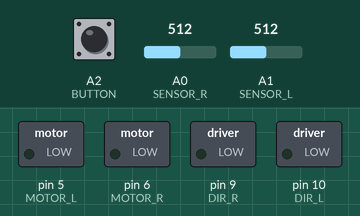
Simulated run of this sketch. Board: Arduino Uno, built with avr-gcc and run on an emulated ATmega328P. On the bench: switched loads named in the sketch (green lamp = pin HIGH). Dashed ring = blinking. The test bench sets the inputs (shaded band); at power-on: A2 (BUTTON) HIGH, A0 (SENSOR_R) = 512, A1 (SENSOR_L) = 512.

Above: at 1.2 s.
1.3 s: A2 (BUTTON) pulled LOW for 0.15 s
At 2.0 s:
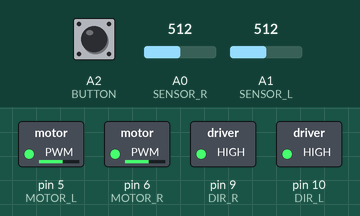
4.3 s: A0 (SENSOR_R) set to 485
At 5.4 s:
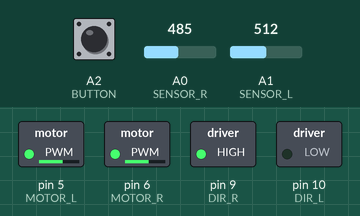
5.8 s: A2 (BUTTON) pulled LOW for 1 s
At 7.3 s:
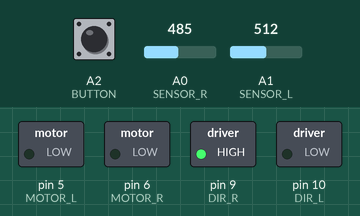
8.3 s: A2 (BUTTON) pulled LOW for 3.2 s
At 8.4 s:
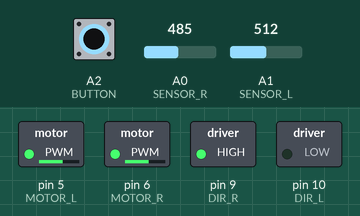
Timing chart, 0 to 12.8 s (numbered marks = the images above; inputs shaded):
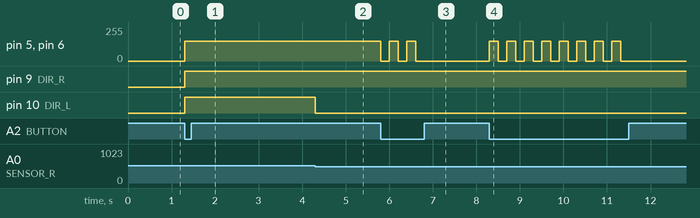

The sketch:

car.ino
```cpp
#define MOTOR_L 5
#define MOTOR_R 6
#define DIR_L 10
#define DIR_R 9
#define SENSOR_L A1
#define SENSOR_R A0
#define BUTTON A2

const int SPEED = 150;
const int BLACK = 500;
const int SEARCH_TIME = 300;

bool isRunning = false;
bool isSearching = false;
unsigned long searchStartTime = 0;

void setup() {
  pinMode(DIR_L, OUTPUT);
  pinMode(DIR_R, OUTPUT);
  pinMode(BUTTON, INPUT_PULLUP);
  stopMotors();
}

void loop() {
  checkButton();

  if(isRunning) {
    if(isSearching) {
      searchLine();
    } else {
      followLine();
    }
  } else {
    stopMotors();
  }
}

void checkButton() {
  static unsigned long lastPress = 0;
  if(millis() - lastPress > 200 && digitalRead(BUTTON) == LOW) {
    isRunning = !isRunning;
    isSearching = false;
    lastPress = millis();
  }
}

void followLine() {
  bool left = analogRead(SENSOR_L) < BLACK;
  bool right = analogRead(SENSOR_R) < BLACK;

  if(left && right) {
    moveForward();
  }
  else if(right) {
    turnRight();
  }
  else if(left) {
    turnLeft();
  }
  else {
    startSearch();
  }
}

void startSearch() {
  isSearching = true;
  searchStartTime = millis();
  moveBackward();
}

void searchLine() {
  if(millis() - searchStartTime > SEARCH_TIME) {
    isSearching = false;
    moveForward();
  }


  if(analogRead(SENSOR_L) < BLACK || analogRead(SENSOR_R) < BLACK) {
    isSearching = false;
  }
}


void moveForward() {
  digitalWrite(DIR_L, LOW);
  digitalWrite(DIR_R, LOW);
  analogWrite(MOTOR_L, SPEED);
  analogWrite(MOTOR_R, SPEED);
}

void moveBackward() {
  digitalWrite(DIR_L, HIGH);
  digitalWrite(DIR_R, HIGH);
  analogWrite(MOTOR_L, SPEED);
  analogWrite(MOTOR_R, SPEED);
}

void turnRight() {
  digitalWrite(DIR_L, LOW);
  digitalWrite(DIR_R, HIGH);
  analogWrite(MOTOR_L, SPEED);
  analogWrite(MOTOR_R, SPEED);
}

void turnLeft() {
  digitalWrite(DIR_L, HIGH);
  digitalWrite(DIR_R, LOW);
  analogWrite(MOTOR_L, SPEED);
  analogWrite(MOTOR_R, SPEED);
}

void stopMotors() {
  analogWrite(MOTOR_L, 0);
  analogWrite(MOTOR_R, 0);
}
```

task1.c
```cpp
#include <stdio.h>


typedef long long int Money;


struct Mortgage
{
    double rate;
    Money credit;
    Money pay;
    Money month_pay;
};


struct Bank
{
    Money vklad;
    Money month_pay;
};


struct Individual
{
    Money zarplata;
    Money rashod;
    Money status;
    Money kvartira;
    Money rubles;
    struct Mortgage mortgage;
    struct Bank bank;
};


struct Individual Alice;
struct Individual Bob;


void Alice_money()
{
    Alice.status = 0;
    Alice.zarplata = 200*1000;
    Alice.rashod = 30*1000;
    Alice.rubles = 0;

    Alice.mortgage.rate = 0.17;
    Alice.mortgage.credit = 13*1000*1000;
    Alice.mortgage.month_pay = 150*1000;
}


void Alice_mortgage()
{
    Alice.status -= Alice.mortgage.month_pay;
}


void Alice_zarplata(const int month, const int year)
{
    if(month == 12) {
        Alice.status += Alice.zarplata;
    }
    if(month == 1) {
        Alice.zarplata *= 1.09;
        Alice.status += Alice.zarplata;
    }
    Alice.status += Alice.zarplata;
}


void Print()
{
    if (Alice.status > Bob.status) {
        printf ("Капитал Алисы больше, чем у Боба на %lld рублей\n", Alice.status - Bob.status);
    }

    if (Alice.status < Bob.status) {
        printf ("Капитал Боба больше, чем у Алисы на %lld рублей\n", Bob.status - Alice.status);
    }

    printf ("Капитал Алисы = %lld \n", Alice.status);
    printf ("Капитал Боба = %lld \n", Bob.status);
}


void Bob_money()
{
    Bob.status = 0;
    Bob.zarplata = 200*1000;
    Bob.rashod = 50*1000;
    Bob.kvartira = 30*1000;
    Bob.rubles = 0;
    Bob.bank.month_pay = 120*1000;
}


void Bob_zarplata(const int month, const int year)
{
    if(month == 12) {
        Bob.status += Bob.zarplata;
    }
    if(month == 1) {
        Bob.zarplata *= 1.09;
    }
    Bob.status += Bob.zarplata;
}


void Bob_bank(int deposit)
{
    int month = 9;
    int year = 2024;

    while( !((month == 9) && (year == 2054)) ) {

    deposit = 20;
    Bob.status -= Bob.bank.month_pay;
    Bob.bank.vklad = ((deposit/12)*0.01+1);
    Bob.rubles += (Bob.zarplata -Bob.bank.month_pay - Bob.rashod - Bob.kvartira);
    Bob.status += (Bob.bank.vklad + Bob.rubles);
    }
}


void Bob_kvartira(int year)
{
    year = 2024;
    if (year== 2034 || year == 2044 || year == 2054) {
        Bob.kvartira += 5000;
    }
}


void simulation()
{
    int month = 9;
    int year = 2024;

    while( !((month == 9) && (year == 2054)) ) {

        Alice_zarplata(month, year);
        Alice_mortgage();

        Bob_zarplata(month, year);
        Bob_kvartira(year);

        month++;
        if(month == 13) {
            month = 1;
            year++;
        }
    }
}


int main()
{
    Alice_money();

    Bob_money();

    simulation();

    Print();

    return 1;
}
```

Measured:
- the behaviour switches between 500 and 499 on A0 (SENSOR_R) (found by bisection; images 1 and 2)
- after the input at 1.3 s, pin 5 (MOTOR_L), pin 6 (MOTOR_R): 0/255 → 150/255 at once; pin 9 (DIR_R), pin 10 (DIR_L): LOW → HIGH at once
- after the input at 4.3 s, pin 10 (DIR_L): HIGH → LOW at once
- after the input at 5.8 s, pin 5 (MOTOR_L), pin 6 (MOTOR_R): alternates 150/255 for 0.20 s and 0/255 for 0.20 s, 5 changes in all, then stays 0/255, starting at once
- after the input at 8.3 s, pin 5 (MOTOR_L), pin 6 (MOTOR_R): alternates 150/255 for 0.20 s and 0/255 for 0.20 s, 16 changes in all, then stays 0/255, starting at once
